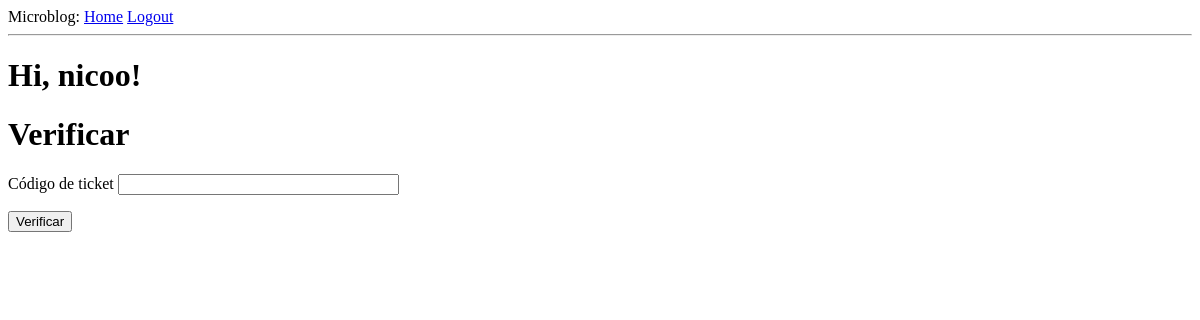
Page /index (signed in) on the earlier database version.
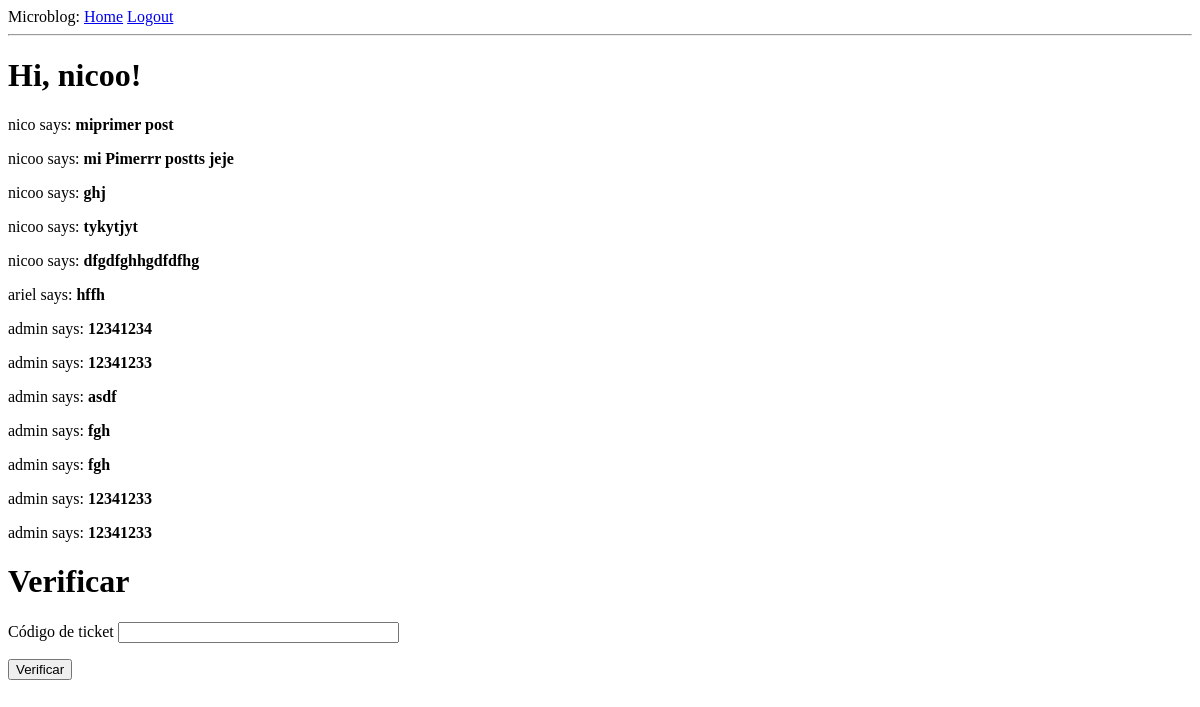
Same page on the later database version.
### app/models.py (models this page shows, shortened)
class User(UserMixin, db.Model):
	id = db.Column(db.Integer, primary_key=True)
	username = db.Column(db.String(64), index=True, unique=True)
	email = db.Column(db.String(120), index=True, unique=True)
	password_hash = db.Column(db.String(128))
	posts = db.relationship('Post', backref = 'author', lazy = 'dynamic')

class Post(db.Model):
	id = db.Column(db.Integer, primary_key=True)
	body = db.Column(db.String(140))
	timestamp = db.Column(db.DateTime, index = True, default = datetime.utcnow)
	user_id = db.Column(db.Integer, db.ForeignKey('user.id'))

### app/routes.py (the view, shortened to what this page needs)
@app.route('/', methods=['GET', 'POST'])
@app.route('/index', methods=['GET', 'POST'])
@login_required
def index():
	posts = Post.query.all()
	fue_usado = True
	form = ValidarTicket()
	return render_template('index.html', title='Home', posts=posts, form=form)

### app/forms.py
class ValidarTicket(FlaskForm):
    ticket = StringField('Código de ticket', validators = [DataRequired()])
    submit = SubmitField('Verificar')

### app/models.py (called while the page is built)
@login.user_loader
def load_user(id):
	return User.query.get(int(id))

### app/templates/index.html (shortened to what this page needs)
{% extends "base.html" %}
{% block content %}
	<h1>Hi, {{ current_user.username }}!</h1>
	{% for post in posts %}
	<div><p>{{ post.author.username }} says: <b>{{ post.body }}</b></p></div>
	{% endfor %}
	<h1>Verificar</h1>
	<form accept="" method="post" novalidate>
		<p>
			{{ form.ticket.label }}
			{{ form.ticket(size = 32) }}
		</p>
		<p>
			{{ form.submit() }}
		</p>
	</form>
{% endblock %}

### app/templates/base.html (shortened to what this page needs)
<html>
    <head>
    </head>
    <body>
        <div>
            Microblog:
            <a href="{{ url_for('index') }}">Home</a>
            {% if current_user.is_anonymous %}
            <a href="{{ url_for('login') }}">Login</a>
            {% else %}
            <a href="{{ url_for('logout') }}">Logout</a>
            {% endif %}
        </div>
        <hr>
        {% block content %}{% endblock %}
    </body>
</html>

Differences in the rows shown:
added Post: author.username "nico", body "miprimer post"
added Post: author.username "nicoo", body "mi Pimerrr postts jeje"
added Post: author.username "nicoo", body "ghj"
added Post: author.username "nicoo", body "tykytjyt"
added Post: author.username "nicoo", body "dfgdfghhgdfdfhg"
added Post: author.username "ariel", body "hffh"
added Post: author.username "admin", body "12341234"
added Post: author.username "admin", body "12341233"
added Post: author.username "admin", body "asdf"
added Post: author.username "admin", body "fgh"
added Post: author.username "admin", body "fgh"
added Post: author.username "admin", body "12341233"
added Post: author.username "admin", body "12341233"
